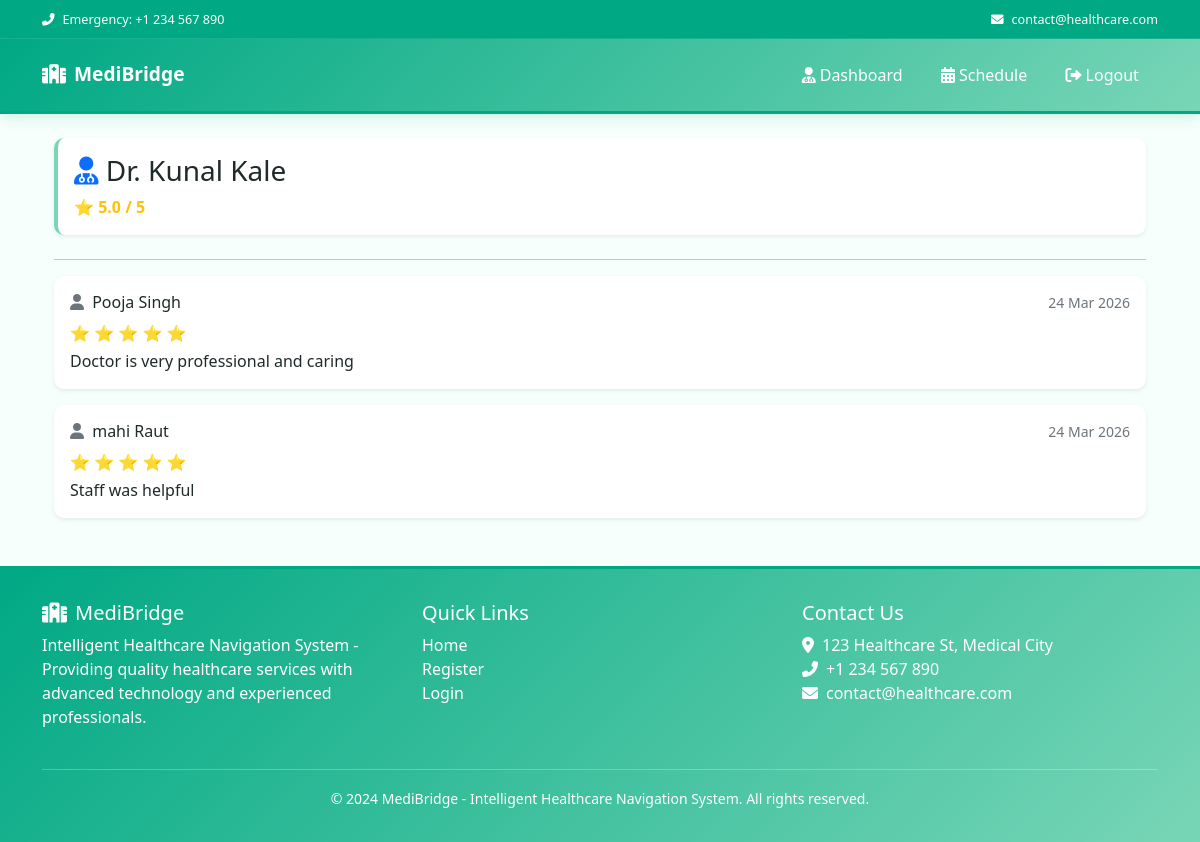
Page /doctor/6/reviews (signed in) on the committed database.
### app.py (models this page shows)
class User(UserMixin, db.Model):
    id = db.Column(db.Integer, primary_key=True)
    email = db.Column(db.String(120), unique=True, nullable=False)
    password_hash = db.Column(db.String(128))
    user_type = db.Column(db.String(20), nullable=False)  # 'patient', 'doctor', or 'admin'
    name = db.Column(db.String(100), nullable=False)
    is_admin = db.Column(db.Boolean, default=False)  # Flag for admin access

class Review(db.Model):
    id = db.Column(db.Integer, primary_key=True)
    patient_id = db.Column(db.Integer, db.ForeignKey('patient.id'), nullable=False)
    doctor_id = db.Column(db.Integer, db.ForeignKey('doctor.id'), nullable=False)
    rating = db.Column(db.Integer, nullable=False)  # 1-5 stars
    review_text = db.Column(db.Text, nullable=True)
    date_created = db.Column(db.DateTime, server_default=db.func.now())
    patient = db.relationship('Patient', backref='reviews', lazy=True)
    doctor = db.relationship('Doctor', backref='reviews', lazy=True)

### app.py (the view)
@app.route("/doctor/<int:doctor_id>/reviews")
@login_required
def doctor_reviews(doctor_id):
    doctor = Doctor.query.get_or_404(doctor_id)
    reviews = Review.query.filter_by(doctor_id=doctor_id)\
        .order_by(Review.date_created.desc()).all()
    avg_rating = db.session.query(db.func.avg(Review.rating))\
        .filter(Review.doctor_id == doctor_id).scalar()
    return render_template(
        "doctor_reviews.html",
        doctor=doctor,
        reviews=reviews,
        avg_rating=round(avg_rating,1) if avg_rating else None
    )

### app.py (called while the page is built)
@login_manager.user_loader
def load_user(user_id):
    return User.query.get(int(user_id))

### templates/doctor_reviews.html
{% extends "base.html" %}
{% block content %}
<div class="container mt-4">
<div class="card shadow-sm mb-4">
<div class="card-body">
<h3 class="mb-2">
<i class="fas fa-user-md text-primary"></i>
Dr. {{ doctor.user.name }}
</h3>
{% if avg_rating %}
<p class="text-warning fw-bold mb-0">
⭐ {{ avg_rating }} / 5
</p>
{% endif %}
</div>
</div>
<hr>
{% if reviews %}
{% for review in reviews %}
<div class="card mb-3 shadow-sm border-0">
<div class="card-body">
<div class="d-flex justify-content-between align-items-center mb-2">
<h6 class="mb-0">
<i class="fas fa-user text-muted me-1"></i>
{{ review.patient.user.name }}
</h6>
<small class="text-muted">
{{ review.date_created.strftime('%d %b %Y') }}
</small>
</div>
<p class="text-warning mb-1">
{% for i in range(review.rating) %}
⭐
{% endfor %}
</p>
{% if review.review_text %}
<p class="mb-0">{{ review.review_text }}</p>
{% else %}
<p class="text-muted fst-italic mb-0">No written feedback.</p>
{% endif %}
</div>
</div>
{% endfor %}
{% else %}
<div class="text-center mt-5">
<i class="fas fa-comments fa-3x text-muted mb-3"></i>
<p class="text-muted">No reviews yet.</p>
</div>
{% endif %}
</div>
{% endblock %}

### templates/base.html (style rules this page uses)
:root { --primary-color: #00A884; --secondary-color: #78D6B6; --accent-color: #F6FFFB; --text-color: #1F2A2A; --success-color: #00A884; --warning-color: #e67e22; --danger-color: #c0392b; --light-bg: #F6FFFB; }
body { font-family: 'Segoe UI', Tahoma, Geneva, Verdana, sans-serif; background-color: #F6FFFB; overflow-x: hidden; color: #1F2A2A; }
.card { border: none; border-radius: 10px; box-shadow: 0 2px 8px rgba(0, 168, 132, 0.08); transition: all 0.3s ease; margin-bottom: 20px; border-left: 4px solid #78D6B6; background-color: #ffffff; }

### rows in the picture
User: user.name "Kunal Kale"
Review: patient.user.name "Pooja Singh", date_created "24 Mar 2026", rating 5 (drawn), review_text "Doctor is very professional and caring"
Review: patient.user.name "mahi Raut", date_created "24 Mar 2026", rating 5 (drawn), review_text "Staff was helpful"

### other values in the picture
{{ avg_rating }} "5.0"
